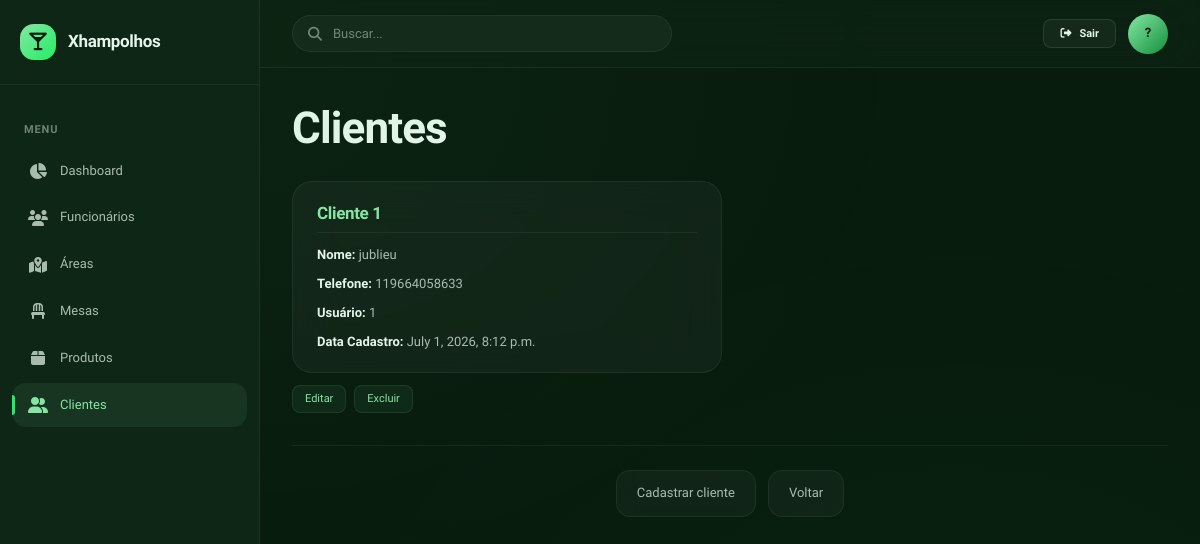
Page /empresas/1/clientes/ on the committed database.
### apps/empresas/models.py (models this page shows, shortened)
class ClienteModel(models.Model):
    usuario = models.OneToOneField(
        User,
        on_delete=models.CASCADE,
        related_name="cliente"
    )
    empresa = models.ForeignKey(
        EmpresaModel,
        on_delete=models.CASCADE,
        related_name="clientes"
    )
    nome = models.CharField(max_length=255)
    telefone = models.CharField(max_length=15)
    data_cadastro = models.DateTimeField(auto_now_add=True)

### apps/empresas/views.py (the view)
# urls.py: path("<int:id>/clientes/", views.clientesView, name="clientes"),
def clientesView(request, id):
    empresa = EmpresaModel.objects.get(id=id)
    contexto = {
        "id": id,
        "clientes": empresa.clientes.all()
    }
    return render(request, "empresas/clientes/empresasClientes.html", contexto)

### templates/empresas/clientes/empresasClientes.html (shortened to what this page needs)
{% extends 'empresas/base.html' %}
{% block inner_content %}
    <h1>Clientes</h1>
    <div class="lista-areas">
        {% for cliente in clientes %}
        <div class="entity-grid-item">
            {% include "componentes/clienteCard.html" %}
            <div class="lista-actions">
                <a href="{% url 'empresas:clientesEditar' cliente.empresa.id cliente.id %}">Editar</a>
                <a href="{% url 'empresas:clientesDeletar' cliente.empresa.id cliente.id %}">Excluir</a>
            </div>
        </div>
        {% endfor %}
    </div>
    <div class="nav-links">
        <a href="{% url 'empresas:clientesCadastrar' id %}">Cadastrar cliente</a>
        <a href="{% url 'empresas:overview' id %}">Voltar</a>
    </div>
{% endblock %}

### templates/componentes/clienteCard.html
<div class="entity-card">
    <h3>Cliente {{ cliente.id }}</h3>
    <p><strong>Nome:</strong> {{ cliente.nome }}</p>
    <p><strong>Telefone:</strong> {{ cliente.telefone }}</p>
    <p><strong>Usuário:</strong> {{ cliente.usuario.id }}</p>
    <p><strong>Data Cadastro:</strong> {{ cliente.data_cadastro }}</p>
</div>

### static/css/variables.css (style rules this page uses)
:root { --bg-deep: #081C0E; --bg-surface-1: #0E2615; --bg-surface-2: #14311D; --bg-elevated: #1A3D25; --primary: #85E6A4; --primary-light: #A8F0BF; --primary-dark: #14913C; --accent: #22EE63; --accent-glow: rgba(34, 238, 99, 0.12); --text-primary: #E4F5E9; --text-secondary: rgba(228, 245, 233, 0.72); --text-muted: rgba(228, 245, 233, 0.45); --glass-bg: rgba(255, 255, 255, 0.04); --glass-hover: rgba(255, 255, 255, 0.07); --glass-active: rgba(133, 230, 164, 0.08); --glass-border: rgba(255, 255, 255, 0.06); --glass-border-hover: rgba(255, 255, 255, 0.1); --glass-blur: 20px; --border-subtle: rgba(255, 255, 255, 0.06); --border-default: rgba(255, 255, 255, 0.1); --shadow-sm: 0 1px 3px rgba(0, 0, 0, 0.3); --shadow-md: 0 4px 20px rgba(0, 0, 0, 0.4); --shadow-lg: 0 8px 40px rgba(0, 0, 0, 0.5); --shadow-xl: 0 16px 60px rgba(0, 0, 0, 0.6); --shadow-glow: 0 0 24px rgba(34, 238, 99, 0.08); --font-display: 'Lexend', sans-serif; --font-body: 'Lexend', sans-serif; --text-xs: 0.6875rem; --text-sm: 0.8125rem; --text-base: 0.9375rem; --text-lg: 1.0625rem; --text-xl: 1.25rem; --text-2xl: 1.5rem; --text-3xl: 2rem; --text-4xl: 2.75rem; --text-5xl: 3.5rem; --space-1: 4px; --space-2: 8px; --space-3: 12px; --space-4: 16px; --space-5: 20px; --space-6: 24px; --space-8: 32px; --space-10: 40px; --space-12: 48px; --space-16: 64px; --radius-sm: 8px; --radius-md: 14px; --radius-lg: 20px; --radius-xl: 24px; --radius-2xl: 28px; --radius-full: 9999px; --transition-fast: 150ms cubic-bezier(0.16, 1, 0.3, 1); --transition-base: 250ms cubic-bezier(0.16, 1, 0.3, 1); --transition-slow: 400ms cubic-bezier(0.16, 1, 0.3, 1); --sidebar-width: 260px; --topbar-height: 68px; }

### static/css/base.css (style rules this page uses)
*, *::before, *::after { margin: 0; padding: 0; box-sizing: border-box; }
html { font-size: 16px; -webkit-font-smoothing: antialiased; -moz-osx-font-smoothing: grayscale; }
body { font-family: var(--font-body); font-size: var(--text-base); line-height: 1.6; color: var(--text-primary); background: var(--bg-deep); min-height: 100vh; overflow-x: hidden; }
body::before { content: ''; position: fixed; top: 0; left: 0; width: 100%; height: 100%; background: radial-gradient(ellipse at 20% 10%, rgba(133, 230, 164, 0.03) 0%, transparent 50%), radial-gradient(ellipse at 80% 90%, rgba(34, 238, 99, 0.02) 0%, transparent 50%); pointer-events: none; z-index: 0; }
h1, h2, h3, h4, h5, h6 { font-family: var(--font-display); font-weight: 600; line-height: 1.3; color: var(--text-primary); letter-spacing: -0.02em; }
h1 { font-size: var(--text-4xl); margin-bottom: var(--space-2); font-weight: 700; }
h3 { font-size: var(--text-xl); margin-bottom: var(--space-3); }
p { margin-bottom: var(--space-4); color: var(--text-secondary); }
a { color: var(--primary); text-decoration: none; transition: color var(--transition-fast); }
strong { font-weight: 600; color: var(--text-primary); }

### rows in the picture
ClienteModel: id "1", nome "jublieu", telefone "119664058633", usuario.id "1", data_cadastro "July 1, 2026, 8:12 p.m."
